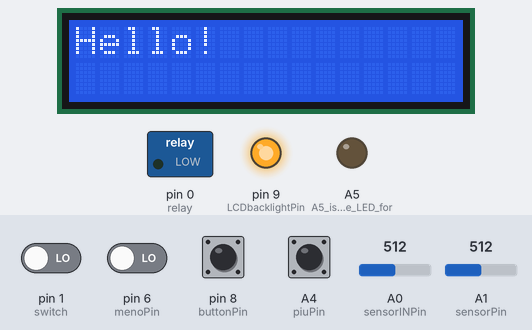
Simulated run of this sketch. Board: Arduino Uno, built with avr-gcc and run on an emulated ATmega328P. Parts: 16×2 character LCD, switched loads named in the sketch (green lamp = pin HIGH), output pins drawn as LEDs (lit = HIGH). The inputs (shaded band) are chosen by the test bench; at power-on: A4 (piuPin), pin 1 (switch), pin 6 (menoPin), pin 8 (buttonPin) LOW, A0 (sensorINPin) = 512, A1 (sensorPin) = 512. WiFi joins after 1.5 s; servers stay silent unless stated; uploads are accepted with an empty reply.

Above: at 0.1 s.
At 1.1 s:
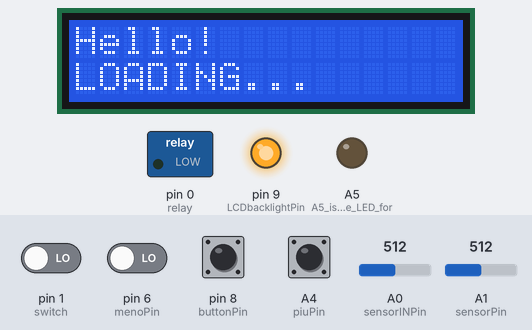
At 4.1 s:
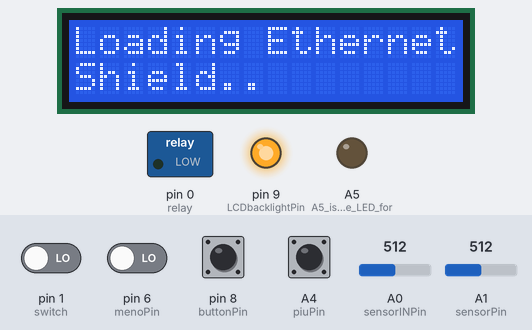
At 6.6 s:
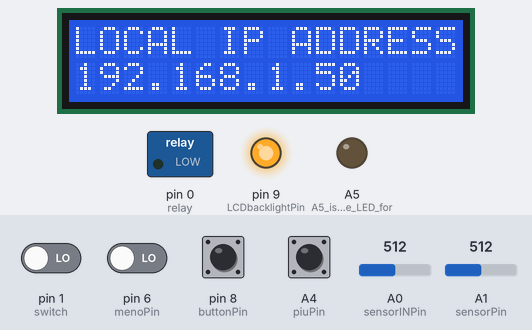
At 8.1 s:
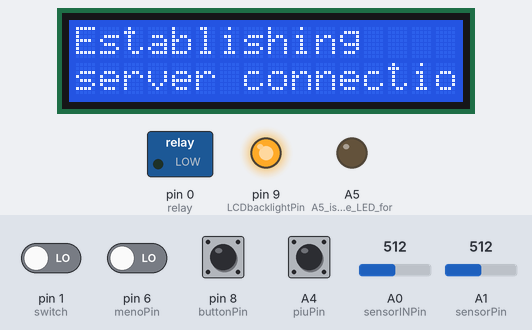
At 9.4 s:
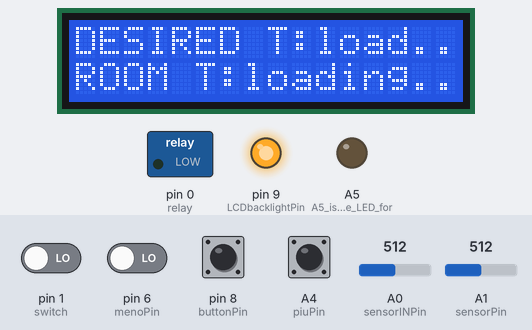

The sketch:

Varano_Arduheat_v1_0b4.ino
```cpp
/*ISSUES BOX:

-issues with ON/OFF code
-issues with bouncing room t when changing ON/OFF
-issues displaying a decent desired t when server returns error 406

*/

#include <LiquidCrystal.h>
#include <math.h>
#include <SPI.h>
#include <Ethernet.h>
/* SETUP:
T*sensors: "face round side" left ground, right to power, centre to A0/1
RedLED: ground to ground through 200 OMH resistor, + to A5
LCD circuit and system at pages 116...
Voltage devider:
           from third pin on lcd:
               4.7k+220 OMH to +
               560+220 OMH to -
botton setup for pins 6, 8; A4.
relay
  motor: + to battery +, - to middle relay
  diode: black to -, silver to +(0)
  battery - to relay last
internet mode switch. One side to +, other to -, centre to 1.
*/

String currentLine = "";            // string to hold the text from server
String webTempString = "";                  // string to hold the temperature from the server


LiquidCrystal lcd(A3, A2, 5, 7, 3, 2);      //initiate lcd.

unsigned long currentTime;          //current time since system start
unsigned long protect;              //time variable to protect system from functioning while temperature is not calibrated
unsigned long ethernetMaintainTimeLapsed = 0;    //time lapsed since last time the IP address was maintained

//variables for the current temperature reading: variableIN is the TMP36 temp. sensor. for inside components safety
const int sensorPin = A1;
const int sensorINPin = A0;
const int numReadings = 200;
const int numReadingsIN = 200;
int reading[numReadings];
int readingIN[numReadingsIN];
int index = 0;
int indexIN = 0;
long total = 0;
long totalIN = 0;
int average = 0;
int averageIN = 0;
float voltage;
float voltageIN;            //reading (0-1023), voltage and temperature on each sensor
float temp;
float tempIN;
float TEMP;              //temperatures and variables to round off later
float TEMPIN;
float TEMPr;
float TEMPrIN;
float webTemp;          //float webTemp is the value on the temperature set from website

float desiredT = 20;// desired room temperature


//variables for the botton (local) system to set roomT, piu is +, meno is -
const int piuPin = A4;
const int menoPin = 6;
  int piuRead;
  int piuPrev = LOW;
  int menoRead;
  int menoPrev = LOW;
  long timeA = 0;
  long debounceA = 200;

//LCD backlight botton system variables
int buttonPin = 8;          //input for the botton status
int LCDbacklightPin = 9;    //output pin for the LCD backlight LED
int LCDstate = HIGH;        //current state for the LCD LED
int bottonread;             //current reading in the buttonPin
int previous = LOW;         //previous reading from the buttonPin
long time = 0;              //the time since the output for the LED was toggled last
long debounce = 200;        //debounce time to avoid flickering


int internet;          //internet switch status


//ethernet values
byte mac[] = {  0x90, 0xA2, 0xDA, 0x0D, 0xA8, 0xAF };
IPAddress ip(192,168,1,70);

// initialize the ethernet library instance:
EthernetClient client;

unsigned int intervallo = 120000;  // delay between requests

char serverName[] = "varano.eu.pn";  // website URL

unsigned long lastAttemptTime = 0;            // last time connected to the server, in milliseconds


//SETUP/////////////////////////////////////////////////////////////////////////////////////////////////
void setup() {

 //pinmodes
 pinMode(A5, OUTPUT);      //A5 is the pin the LED for heatingON is attached to
 pinMode(0, OUTPUT);        //0 is the pin the relay is attached to
 pinMode(buttonPin, INPUT);
 pinMode(LCDbacklightPin, OUTPUT);
 pinMode(piuPin, INPUT);
 pinMode(menoPin, INPUT);
 pinMode(1, INPUT);          //1 is the pin the switch for internet/local mod is attached to

 digitalWrite(LCDbacklightPin, HIGH);    //turn on LCD backlight

 // Serial.begin(9600);//open serial communication, *nope, pins 0 and 1 used*

 //begin lcd and print hello message, then clear and print fixed runtime text
 lcd.begin(16, 2);
 lcd.print("Hello!");
 delay(1000);
 lcd.setCursor(0, 1);
 lcd.print("LOADING...");      // print hello, go to next line and print loading
 delay(1000);
 lcd.clear();
 lcd.print("Loading Ethernet");      //attempting connection displayed
 lcd.setCursor(0, 1);
 lcd.print("Shield");
 delay(1000);


 // initialize all the readings of temperature to 0:
 for (int thisReading = 0; thisReading < numReadings; thisReading++)
    reading[thisReading] = 0;
 for (int thisReadingIN = 0; thisReadingIN < numReadingsIN; thisReadingIN++)
    readingIN[thisReadingIN] = 0;
 lcd.print(".");
 delay(1000);


// reserve space for the webdata strings:
currentLine.reserve(256);
webTempString.reserve(150);
lcd.print(".");


// attempt a DHCP connection:
   // Serial.println("Attempting to get an IP address using DHCP:");              *nope, pins 0 and 1 used*
   if (!Ethernet.begin(mac)) {
    //if DHCP fails, start with a hard-coded address:
    //Serial.println("failed to get an IP address using DHCP, trying manually");  *nope, pins 0 and 1 used*
      Ethernet.begin(mac, ip);
    }
    lcd.print(".");
    delay(1000);
  //Serial.print("My address:");                                                  *nope, pins 0 and 1 used*
  //Serial.println(Ethernet.localIP());                                           *nope, pins 0 and 1 used*
  lcd.clear();
  lcd.print("LOCAL IP ADDRESS:");
  lcd.setCursor(0,1);
  lcd.print(Ethernet.localIP());    //print acquired IP to lcd for 1 second
  delay(1500);
  lcd.clear();
  lcd.print("Establishing");
  lcd.setCursor(0,1);
  lcd.print("server connection...");
  delay(1000);
  connectToServer();      //connect to server:


 lcd.clear();                  //then clear and prepare lcd for inputs from the loop()
 lcd.print("DESIRED T:");
 lcd.setCursor(0,1);
 lcd.print("ROOM T:");
 //lcd.setCursor(15, 0);
 //lcd.print("~");

 webTemp = 20;      //initiate float f (webtemp value) and give an arbitrary value: 20
}


//LOOP/////////////////////////////////////////////////////////////////////////////////////////////////
void loop() {


   currentTime = millis();      //set current time and protect timer to the system runtime
   protect = millis();


  if(currentTime - ethernetMaintainTimeLapsed > 60000) {    //every 60 seconds maintain IP address
   //ethernet.maintain with return check
    byte returnedValue = Ethernet.maintain();
    switch (returnedValue) {
      case 0: //lcd.print(/*"nothing happened"*/ "0");
              break;
      case 1: lcd.clear();
              lcd.print("renew failed");
              //Ethernet.begin(mac); break;                            //RESET CODE HERE FOR V2.0
              for(;;); break;
      case 2: //lcd.clear();
              //lcd.print("renew success");
              break;
      case 3: lcd.clear();
              lcd.print("rebind fail");
              for(;;); break;
      case 4: lcd.clear();
              lcd.print("rebind success");
              for(;;); break;
      default: lcd.clear();
               lcd.print("Unexpected returned value:");
               lcd.setCursor(0,1);
               lcd.print(returnedValue); for(;;); break;
    }
    ethernetMaintainTimeLapsed = currentTime;
  }


  if(currentTime - lastAttemptTime > intervallo) {      //connect to website every 'intervallo' seconds
    connectToServer();
    lastAttemptTime = currentTime;
  }


  //website reading bit
  if (client.available()) {
   char c = client.read();
   // if you get a '<', clear the line: temp is beginning
   if (c == '<') {
     webTempString = "";
     currentLine = "";
     char c = client.read();    //read client again to eliminate '<' and start reading the temperature
     currentLine += c;
     c = client.read();
     currentLine += c;
     c = client.read();
     currentLine += c;
     c = client.read();
     currentLine += c;
     webTempString = currentLine;
     client.flush();
     client.stop();
   }
  }

  char carray[webTempString.length() + 1];           //determine size of the array
  webTempString.toCharArray(carray, sizeof(carray)); //put readString into an array
  webTemp = atof(carray);                  //convert the array into an float


  internet = digitalRead(1);
  if(internet == HIGH && protect > 16301){          //if the internet switch is set on internet and initial time has passed
    desiredT = webTemp;        //use webserver reading
    intervallo = 180000;        //keep website search interval to 3 min.
    lcd.setCursor(15,0);
    lcd.print("i");
  }else if(internet == LOW && protect > 16301){        //else, don't
    intervallo = 900000;      //set website search interval to 15 min.
    lcd.setCursor(15,0);
    lcd.print("l");
  }else if(protect <= 16000){
    lcd.setCursor(10,0);
    lcd.print("load..");
  }else if(protect <= 16301 && protect > 16000){
    lcd.setCursor(10,0);
    lcd.print("      ");
  }


  //LCD backlight switch code
  bottonread = digitalRead(buttonPin);
  // if the input on botton just went from LOW and HIGH and we've waited long enough
  // to ignore any noise on the circuit, toggle the output pin and remember the time
  if (bottonread == HIGH && previous == LOW && millis() - time > debounce) {
    if (LCDstate == HIGH)
      LCDstate = LOW;
    else
      LCDstate = HIGH;
    time = millis();
  }
  digitalWrite(LCDbacklightPin, LCDstate);
  previous = bottonread;


  //roomT setting bottons system code
  piuRead = digitalRead(piuPin);
  menoRead = digitalRead(menoPin);
  // if the input just went from LOW and HIGH and we've waited long enough
  // to ignore any noise on the circuit, toggle the +/- 0.5 and remember
  // the time
  if (piuRead == HIGH && piuPrev == LOW && millis() - timeA > debounceA) {
    desiredT += .5;
    timeA = millis();
  }
  if (menoRead == HIGH && menoPrev == LOW && millis() - timeA > debounceA) {
    desiredT -= .5;
    timeA = millis();
  }
  piuPrev = piuRead;
  menoPrev = menoRead;


  //temperature measurement code
  // subtract the last reading:
  total = total - reading[index];
  totalIN = totalIN - readingIN[indexIN];
  // read from the sensor:
  reading[index] = analogRead(sensorPin);
  delay(1);
  reading[index] = analogRead(sensorPin);
  delay(1);
  readingIN[indexIN] = analogRead(sensorINPin);                          //double readings to allow system to adapt to analog requests
  delay(1);
  readingIN[indexIN] = analogRead(sensorINPin);
  // add the reading to the total:
  total = total + reading[index];
  totalIN = totalIN + readingIN[indexIN];
  // advance to the next position in the array:
  index = index + 1;
  indexIN = indexIN + 1;
  // if at the end of the array... ...wrap around to the beginning:
  if (index >= numReadings)
    index = 0;
  if (indexIN >= numReadingsIN)
    indexIN = 0;
    //find running average of readings
  average = total / numReadings;
  averageIN = totalIN / numReadingsIN;
  delay(1);


 // reading = analogRead(sensorPin);
 // reading2 = analogRead(sensor2Pin);      //*read sensors --- obsolete, replaced by for average loop to reduce fluctuation*
  voltage = (average/1024.0) * 5;
  voltageIN = (averageIN/1024.0) * 5;      //find voltage
  temp = (voltage *100);
  tempIN = ((voltageIN - .5) *100);          //and temperature
  TEMP = (round(temp*2));                              //round to closest .5
  TEMPIN = (round(tempIN*2));
  TEMPr = TEMP/2;
  TEMPrIN = (TEMPIN/2)-2.5;                              //-2.5 to reduce error in sensor


  // printing and comparing temperatures
  if(protect > 16301){
    lcd.setCursor(10,0);//set cursor to after the "desired temp" text
    lcd.print(desiredT,1);//lcd print desiredT in right place
    lcd.print(" ");
  }
  if (protect > 17301){
   lcd.setCursor(7,1);//set cursor to after the "current T" text
   lcd.print(TEMPr,1);//lcd print current temperature
   }
   else if (protect >= 17000 && protect <= 17300){
     lcd.setCursor(7,1);
     lcd.print("         ");
   }
   else if (protect < 17000){
     lcd.setCursor(7,1);
     lcd.print("loading..");
   }


  if(protect > 17301){
    if(TEMPr - desiredT <= -1){       //desired - room > 0.5   =   if desired is more than 0.5 higher, then ON
     // digitalWrite(A5, HIGH);
      lcd.setCursor(13,1);
      lcd.print("ON ");//heating status printed at end of screen
      digitalWrite(0, HIGH);
    }else if(TEMPr > desiredT){       // if desired lower than room then OFF
     // digitalWrite(A5, LOW);
      lcd.setCursor(13,1);
      lcd.print("OFF");//heating status printed at end of screen
      digitalWrite(0, LOW);
    }
  }

  if(protect < 19000){       // if desired lower than room then OFF
    int TempDifference = (TEMPr = desiredT);
    if(TempDifference = 0){
      digitalWrite(A5, LOW);
      lcd.setCursor(13,1);
      lcd.print("OFF");//heating status printed at end of screen
      digitalWrite(0, LOW);
    }else if(TempDifference = -0.5){       // if desired lower than room then OFF
      digitalWrite(A5, LOW);
      lcd.setCursor(13,1);
      lcd.print("OFF");//heating status printed at end of screen
      digitalWrite(0, LOW);
    }
  }


  //stop 60 seconds if inside temperature (TEMPrIN) increases a lot
  if(TEMPrIN > 45){
    delay(60000);
  }else{
    delay(1);
  }


}

//connectToServer()/////////////////////////////////////////////////////////////////////////////////////////////////
int connectToServer() {
  // if there's a successful connection:
  if (client.connect(serverName, 80)) {
  //  Serial.println("connecting...");
    // send the HTTP PUT request:
    client.println("GET http://varano.eu.pn/temp.txt HTTP/1.0");
 //   client.println("Host: www.arduino.cc");
 //   client.println("User-Agent: arduino-ethernet");
 //   client.println("Connection: close");
    client.println();

    // note the time that the connection was made:
    lastAttemptTime = millis();
  }
  else {
    // if you couldn't make a connection:
 //   Serial.println("connection failed");
 //   Serial.println("disconnecting.");                                    SET LED TO MARK THIS STATUS ONE DAY
   /*     lcd.clear();
        lcd.print("error 406");
        lcd.setCursor(0,1);
        lcd.print
        lcd.print("Connection Fail"); */
        client.stop();
        delay(1000);
    /*    lcd.clear();
        lcd.print("Restarting...");
        delay(2000); */
  }
}

//[with this system only the values of temperature and motor status are
//updated every loop(), writing is static since end of setup()]
```

Measured:
- what the display in image 1 shows lasts 1.0 s, from 1.1 s to 2.1 s
- what the display in image 3 shows lasts 1.5 s, from 6.6 s to 8.1 s
- what the display in image 4 shows lasts 1.2 s, from 8.1 s to 9.3 s
